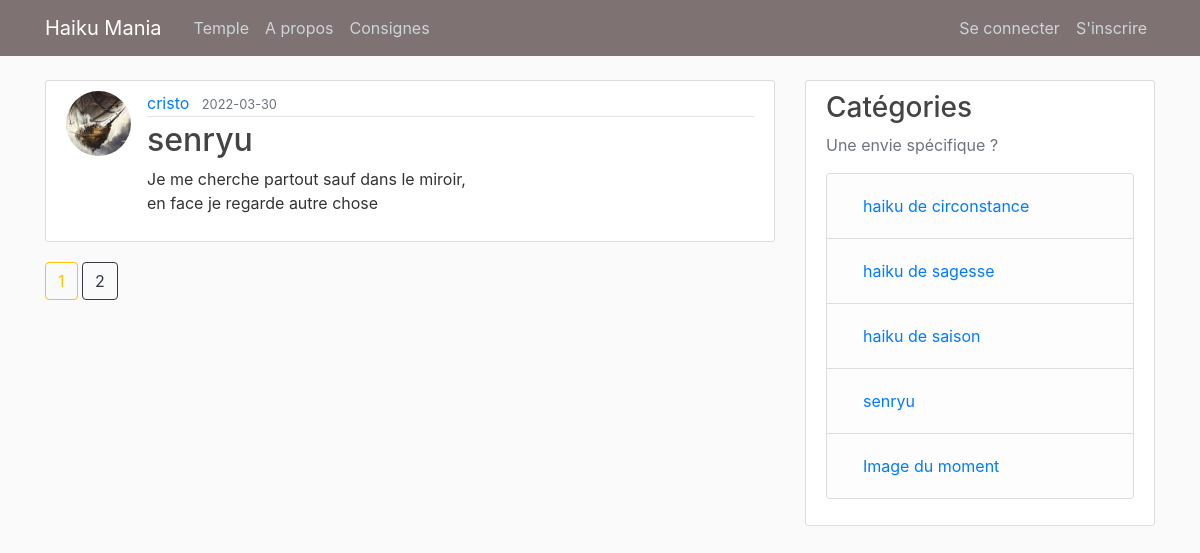
/senryu, run on an earlier commit of the app's database.
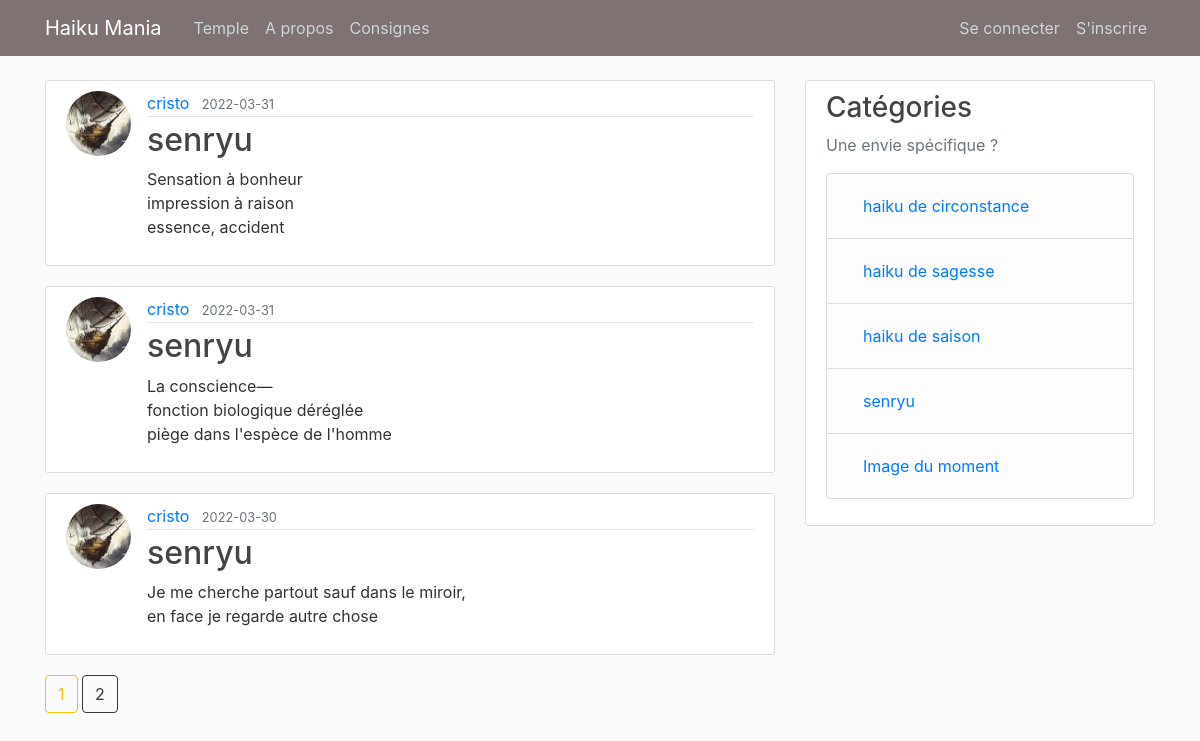
And on a later commit of the database.
### flaskblog/models.py (models this page shows, shortened)
class Post(db.Model):
    id = db.Column(db.Integer, primary_key=True)
    title = db.Column(db.String(100), nullable=False)
    date_posted = db.Column(db.DateTime, nullable=False, default=datetime.utcnow)
    content = db.Column(db.Text, nullable=False)
    user_id = db.Column(db.Integer, db.ForeignKey('user.id'), nullable=False)

class User(db.Model, UserMixin):
    id = db.Column(db.Integer, primary_key=True)
    username = db.Column(db.String(20), unique=True, nullable=False)
    email = db.Column(db.String(120), unique=True, nullable=False)
    image_file = db.Column(db.String(20), nullable=False, default='default.jpg')
    password = db.Column(db.String(60), nullable=False)
    posts = db.relationship('Post', backref='author', lazy=True)

### flaskblog/main/routes.py (the view)
@main.route("/senryu")
def senryu():
    page = request.args.get('page', 1, type=int)
    posts = Post.query.order_by(Post.date_posted.desc()).paginate(page=page, per_page=5)
    return render_template('senryu.html', posts=posts)

### flaskblog/templates/senryu.html
{% extends "layout.html" %}
{% block content %}
    {% for post in posts.items %}
      {% if post.title == "senryu" %}
        <article class="media content-section">
          <img class="rounded-circle article-img" src="{{ url_for('static', filename='profile_pics/' + post.author.image_file) }}">
          <div class="media-body">
            <div class="article-metadata">
              <a class="mr-2" href="{{ url_for('users.user_posts', username=post.author.username) }}">{{ post.author.username }}</a>
              <small class="text-muted">{{ post.date_posted.strftime('%Y-%m-%d') }}</small>
            </div>
            <h2><a class="article-title" href="{{ url_for('posts.post', post_id=post.id) }}">{{ post.title }}</a></h2>
            <p class="article-content">{{ post.content }}</p>
          </div>
        </article>
      {% endif %}
    {% endfor %}
    {% for page_num in posts.iter_pages(left_edge=1, right_edge=1, left_current=1, right_current=2) %}
      {% if page_num %}
        {% if posts.page == page_num %}
          <a class="btn btn-outline-warning mb-4" href="{{ url_for('main.home', page=page_num) }}">{{ page_num }}</a>
        {% else %}
          <a class="btn btn-outline-dark mb-4" href="{{ url_for('main.home', page=page_num) }}">{{ page_num }}</a>
        {% endif %}
      {% else %}
        ...
      {% endif %}
    {% endfor %}
{% endblock content %}

### flaskblog/templates/layout.html (shortened to what this page needs)
<!DOCTYPE html>
<html>
<head>
    <link rel="stylesheet" href="https://maxcdn.bootstrapcdn.com/bootstrap/4.0.0/css/bootstrap.min.css">
    <link rel="stylesheet" type="text/css" href="{{ url_for('static', filename='main.css') }}">
</head>
<body>
    <header class="site-header">
      <nav class="navbar navbar-expand-md navbar-dark bg-steel fixed-top">
        <div class="container">
          <a class="navbar-brand mr-4" href="/">Haiku Mania</a>
          <div class="collapse navbar-collapse" id="navbarToggle">
            <div class="navbar-nav mr-auto">
              <a class="nav-item nav-link" href="{{ url_for('main.home') }}">Temple</a>
              <a class="nav-item nav-link" href="{{ url_for('main.about') }}">A propos</a>
              <a class="nav-item nav-link" href="{{ url_for('main.consignes') }}">Consignes</a>
            </div>
            <div class="navbar-nav">
              {% if current_user.is_authenticated %}
                <a class="nav-item nav-link" href="{{ url_for('posts.new_post') }}">Ecrire</a>
                <a class="nav-item nav-link" href="{{ url_for('users.account') }}">{{ current_user.username }}</a>
                <a class="nav-item nav-link" href="{{ url_for('users.logout') }}">Se deconnecter</a>
              {% else %}
                <a class="nav-item nav-link" href="{{ url_for('users.login') }}">Se connecter</a>
                <a class="nav-item nav-link" href="{{ url_for('users.register') }}">S'inscrire</a>
              {% endif %}
            </div>
          </div>
        </div>
      </nav>
    </header>
    <main role="main" class="container">
      <div class="row">
        <div class="col-md-8">
          {% block content %}{% endblock %}
        </div>
        <div class="col-md-4">
          <div class="content-section">
            <h3>Catégories</h3>
            <p class='text-muted'>Une envie spécifique ?
              <ul class="list-group">
                <li class="list-group-item list-group-item-light">
                  <a class="nav-item nav-link" href="{{ url_for('main.circonstance') }}">haiku de circonstance</a>
                </li>
                <li class="list-group-item list-group-item-light">
                  <a class="nav-item nav-link" href="{{ url_for('main.sagesse') }}">haiku de sagesse</a>
                </li>
                <li class="list-group-item list-group-item-light">
                  <a class="nav-item nav-link" href="{{ url_for('main.saison') }}">haiku de saison</a>
                </li>
                <li class="list-group-item list-group-item-light">
                  <a class="nav-item nav-link" href="{{ url_for('main.senryu') }}">senryu</a>
                </li>
                <li class="list-group-item list-group-item-light">
                  <a class="nav-item nav-link" href="{{ url_for('main.circonstance') }}">Image du moment</a>
                </li>
              </ul>
            </p>
          </div>
        </div>
      </div>
    </main>
</body>
</html>

### flaskblog/static/main.css (style rules this page uses)
body { background: #fafafa; color: #333333; margin-top: 5rem; }
h1, h2, h3, h4, h5, h6 { color: #444444; }
.bg-steel { background-color: #7f7273; }
.site-header .navbar-nav .nav-link { color: #cbd5db; }
.content-section { background: #ffffff; padding: 10px 20px; border: 1px solid #dddddd; border-radius: 3px; margin-bottom: 20px; }
.article-title { color: #444444; }
.article-content { white-space: pre-line; }
.article-img { height: 65px; width: 65px; margin-right: 16px; }
.article-metadata { padding-bottom: 1px; margin-bottom: 4px; border-bottom: 1px solid #e3e3e3 }

What changed in the data, as far as the page shows it:
added Post: image_file (picture), author.username "cristo", date_posted "2022-03-31", title "senryu", content "Sensation à bonheur impression à raison essence, accident"
added Post: image_file (picture), author.username "cristo", date_posted "2022-03-31", title "senryu", content "La conscience— fonction biologique déréglée piège dans l'espèce de l'homme"
